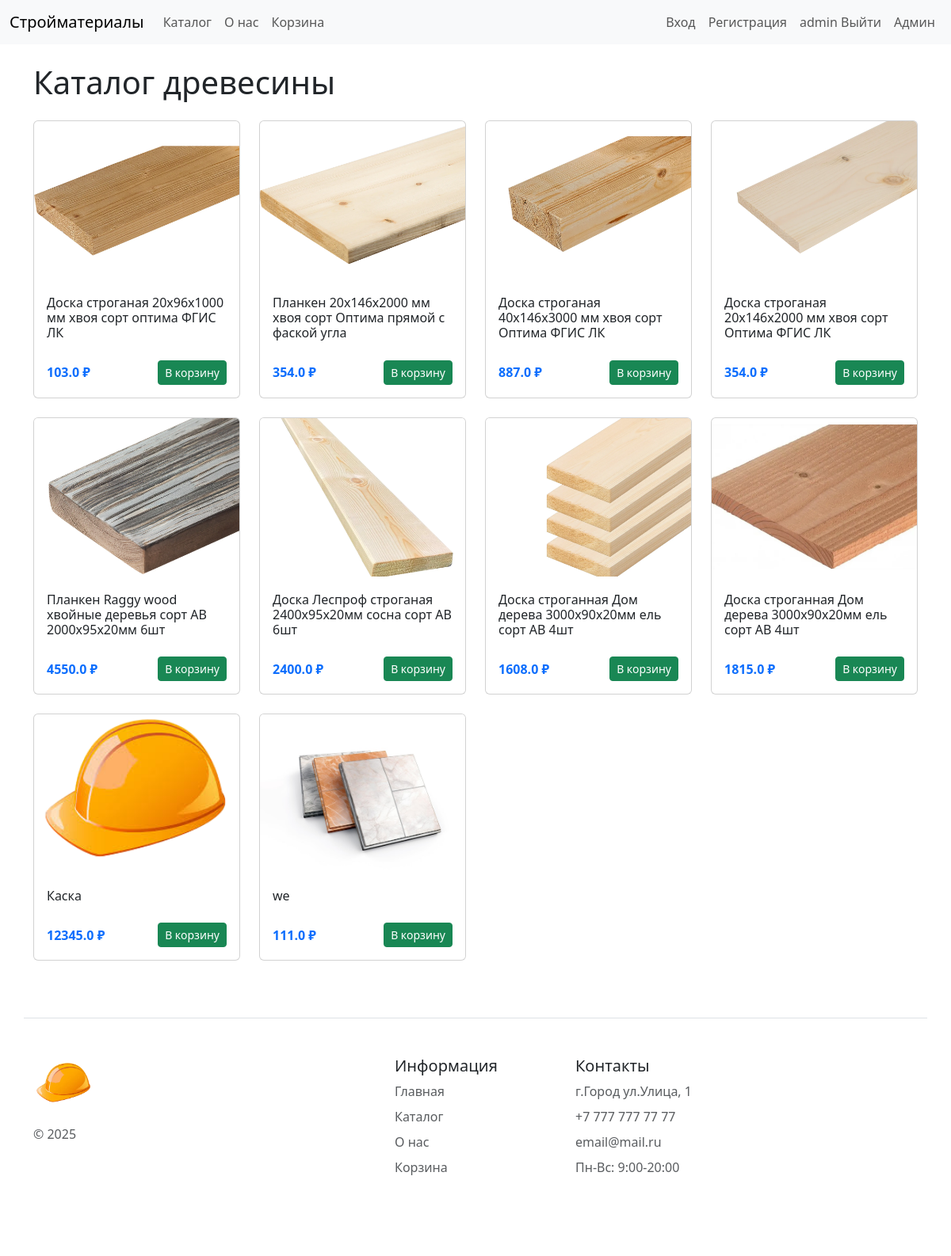
Screenshot of /catalog/wood (signed in) with the database file from the repository.
### tables this page shows
CREATE TABLE products (
            id INTEGER PRIMARY KEY AUTOINCREMENT,
            name TEXT NOT NULL,
            price REAL NOT NULL,
            image_url TEXT NOT NULL,
            created_at TIMESTAMP DEFAULT CURRENT_TIMESTAMP
        );

### app.py (the view)
@app.route('/catalog/wood')
def catalog_wood():
    products = load_products()
    return render_template('CatalogOneOne.html', products=products)

### app.py (called while the page is built)
@contextmanager
def get_db_connection():
    conn = sqlite3.connect(app.config['DATABASE'])
    conn.row_factory = sqlite3.Row
    try:
        yield conn
        conn.commit()
    except Exception:
        conn.rollback()
        raise
    finally:
        conn.close()

def load_products():
    with get_db_connection() as conn:
        products = conn.execute('SELECT * FROM products').fetchall()
        return [dict(product) for product in products]

@app.before_request
def before_request():
    if 'cart' not in session:
        session['cart'] = {}

### templates/CatalogOneOne.html (shortened to what this page needs)
{% extends "base.html" %}
{% block content %}
<div class="container mt-4">
    <h1 class="mb-4">Каталог древесины</h1>
    <div class="row">
        {% for p in products %}
        <div class="col-xl-3 col-lg-4 col-md-6 col-sm-6 mb-4">
            <div class="card h-100">
                <img src="{{ url_for('static', filename=p.image_url) }}" class="card-img-top" style="height:200px; object-fit:cover;">
                <div class="card-body d-flex flex-column">
                    <h6 class="card-title mt-1">{{ p.name }}</h6>
                    <div class="d-flex justify-content-between align-items-center mt-auto pt-3">
                        <span class="text-primary fw-bold fs-6">{{ p.price }} ₽</span>
                        <button class="btn btn-success btn-sm add-to-cart"
                            data-product-id="{{ p.id }}">
                            В корзину
                        </button>
                    </div>
                </div>
            </div>
        </div>
        {% endfor %}
    </div>
</div>
{% endblock %}

### rows the page displays
products: image_url (picture), name "Доска строганая 20x96x1000 мм хвоя сорт оптима ФГИС ЛК", price "103.0"
products: image_url (picture), name "Планкен 20x146x2000 мм хвоя сорт Оптима прямой с фаской угла", price "354.0"
products: image_url (picture), name "Доска строганая 40x146x3000 мм хвоя сорт Оптима ФГИС ЛК", price "887.0"
products: image_url (picture), name "Доска строганая 20x146x2000 мм хвоя сорт Оптима ФГИС ЛК", price "354.0"
products: image_url (picture), name "Планкен Raggy wood хвойные деревья сорт АВ 2000x95x20мм 6шт", price "4550.0"
products: image_url (picture), name "Доска Леспроф строганая 2400x95x20мм сосна сорт AB 6шт", price "2400.0"
products: image_url (picture), name "Доска строганная Дом дерева 3000x90x20мм ель сорт AB 4шт", price "1608.0"
products: image_url (picture), name "Доска строганная Дом дерева 3000x90x20мм ель сорт AB 4шт", price "1815.0"
products: image_url (picture), name "Каска", price "12345.0"
products: image_url (picture), name "we", price "111.0"

### other values shown
{{ session.username }} "admin"
